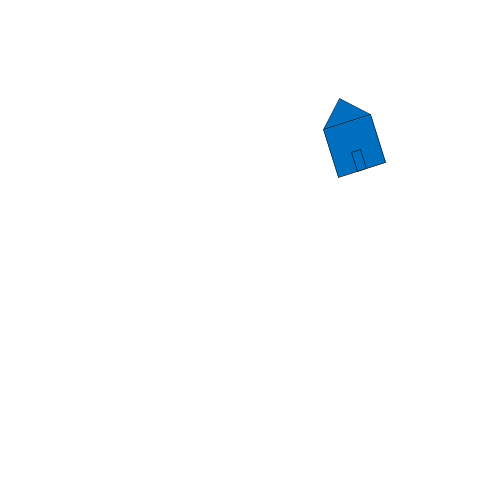
Frame 1 (no input)
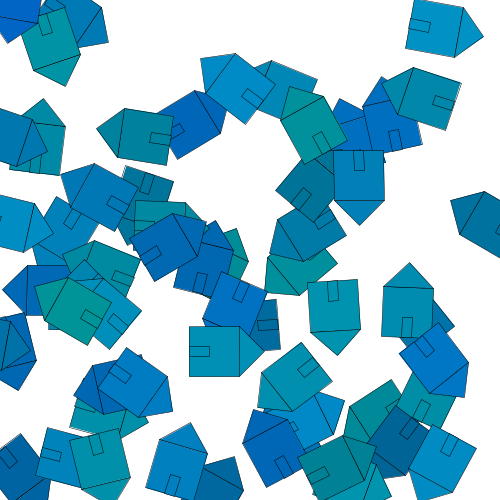
Frame 60 (the mouse pressed at the canvas centre just before this capture)
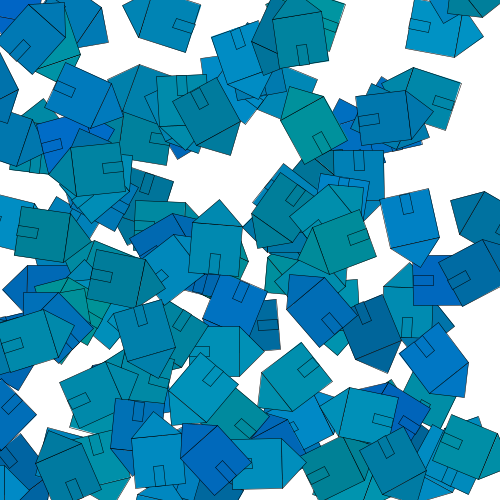
Frame 120 (the mouse held since frame 60 and released just before this capture)

The Processing sketch that drew these frames (run headless with seeded random() and noise(); from frame 60 on, the mouse is pressed at the canvas centre):

// Processing sketch: randomHouse
// ── randomHouse.pde
void setup() {
  size(500,500); 
  background(255);
}

void draw() {      
  house(random(width),random(height),random(radians(360)),color(0,random(100,150),random(150,200)));
}
// ── house.pde

void house(float x, float y, float r, color c) {
  fill(c);
  pushMatrix();
  translate(x,y);
  scale(0.5);
  rotate(r);
  rect(0,0,100,100);
  triangle(0,0,100,0,50,-50);  
  rect(40,60,20,40);
  popMatrix();
}
